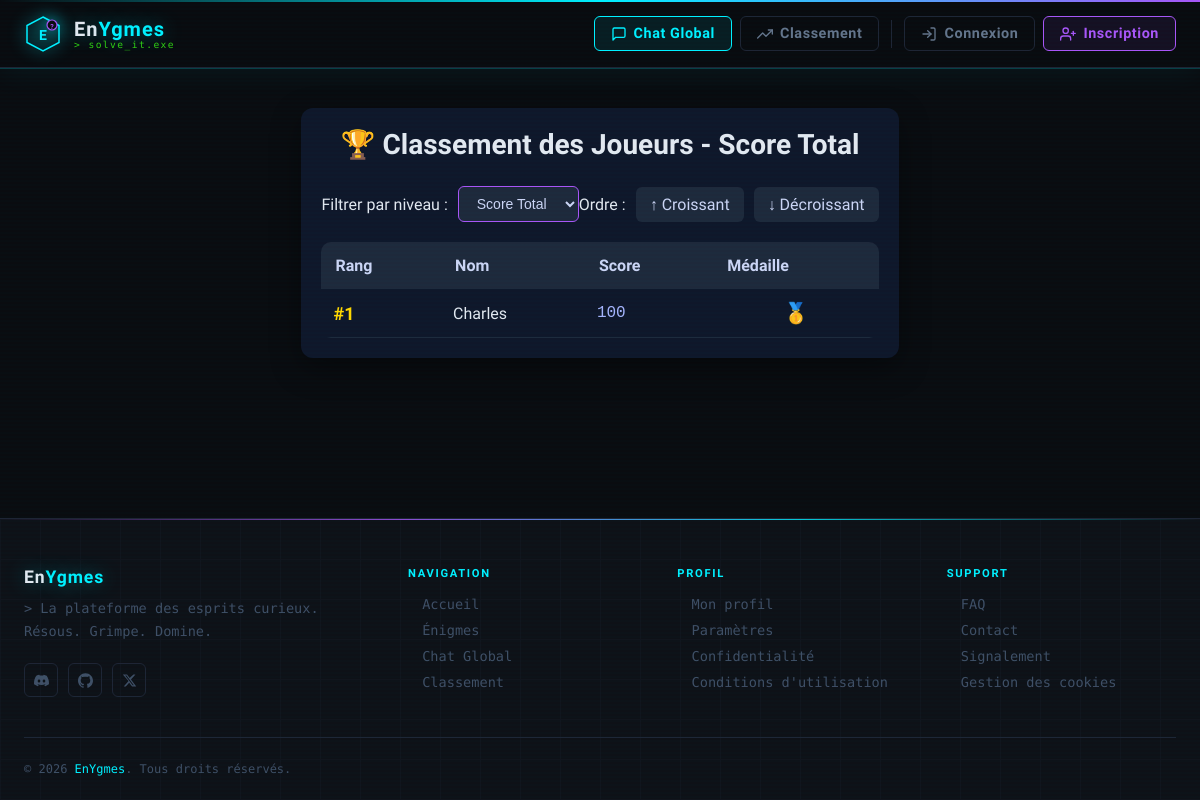
The page /layout/classement.php on the database as committed earlier.
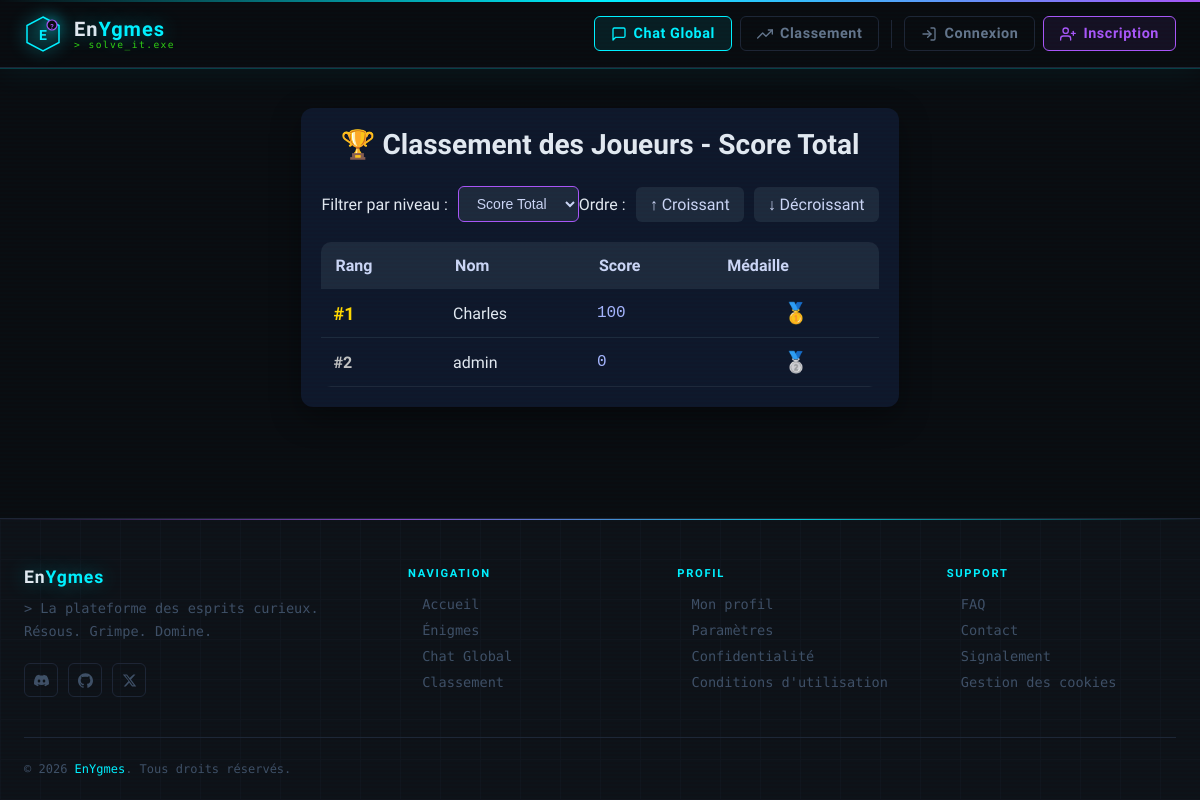
The same page on the database as committed later.
### tables this page shows
CREATE TABLE `users` (
  `id` int(11) NOT NULL,
  `username` varchar(100) NOT NULL,
  `email` varchar(100) NOT NULL,
  `password` varchar(255) NOT NULL,
  `profile_image` varchar(255) DEFAULT 'default.png',
  `total_score` int(11) DEFAULT 0,
  `is_admin` tinyint(1) DEFAULT 0,
  `created_at` timestamp NOT NULL DEFAULT current_timestamp()
);

### layout/classement.php (the view, shortened to what this page needs)
<?php
require '../config/database.php';
include '../includes/header.php';
$order = $_GET['order'] ?? 'desc';
$order = in_array($order, ['asc', 'desc']) ? $order : 'desc';
$riddle_filter = $_GET['riddle'] ?? null;
$riddle_filter = $riddle_filter ? (int)$riddle_filter : null;
try {
    if ($riddle_filter) {
        $stmt = $pdo->prepare("
            SELECT
                u.id,
                u.username,
                COALESCE(uspr.obtained_score, 0) as score
            FROM users u
            LEFT JOIN user_scores_per_riddle uspr ON u.id = uspr.user_id AND uspr.riddle_id = :riddle_id
            ORDER BY score DESC, u.username ASC
            LIMIT 10
        ");
        $stmt->bindParam(':riddle_id', $riddle_filter, PDO::PARAM_INT);
        $stmt->execute();
    } else {
        $stmt = $pdo->prepare("
            SELECT
                u.id,
                u.username,
                u.total_score as score
            FROM users u
            ORDER BY u.total_score DESC, u.username ASC
            LIMIT 10
        ");
        $stmt->execute();
    }
    $players_data = $stmt->fetchAll();
    $players = [];
    foreach ($players_data as $index => $player) {
        $player['rank'] = $index + 1;
        $players[] = $player;
    }
} catch (PDOException $e) {
    $players = [];
    $error = "Erreur lors de la récupération des joueurs : " . $e->getMessage();
}
function getMedal($rank) {
    $medals = [1 => '🥇', 2 => '🥈', 3 => '🥉'];
    return $medals[$rank] ?? '●';
}
?>
<!DOCTYPE html>
<html lang="fr">
<head>
</head>
<body>
<div class="container">
    <div class="header">
        <h1>🏆 Classement des Joueurs<?= $riddle_filter ? ' - Niveau ' . htmlspecialchars($riddle_filter) : ' - Score Total' ?></h1>
    </div>
    <div class="controls">
        <div class="control-group">
            <label> Filtrer par niveau :</label>
            <select onchange="window.location = (this.value ? '?riddle=' + this.value + '&order=<?= $order ?>' : '?order=<?= $order ?>')" style="padding: 8px 14px; border-radius: 6px; background: #1e293b; color: #cbd5f5; border: 1px solid #a855f7; cursor: pointer; font-size: 14px;">
                <option value="">Score Total</option>
            </select>
        </div>
        <div class="control-group">
            <label>Ordre :</label>
            <a href="?order=desc<?= $riddle_filter ? '&riddle=' . $riddle_filter : '' ?>" class="<?= $order === 'desc' ? 'active' : '' ?>" style="padding: 8px 14px; border-radius: 6px; text-decoration: none; background: #1e293b; cursor: pointer; color: #cbd5f5;">↑ Croissant</a>
            <a href="?order=asc<?= $riddle_filter ? '&riddle=' . $riddle_filter : '' ?>" class="<?= $order === 'asc' ? 'active' : '' ?>" style="padding: 8px 14px; border-radius: 6px; text-decoration: none; background: #1e293b; cursor: pointer; color: #cbd5f5;">↓ Décroissant</a>
        </div>
    </div>
    <table>
        <thead>
            <tr>
                <th>Rang</th>
                <th>Nom</th>
                <th>Score</th>
                <th>Médaille</th>
            </tr>
        </thead>
        <tbody>
            <?php if (empty($players)): ?>
                <tr>
                    <td colspan="4" class="empty-state">Aucun joueur trouvé</td>
                </tr>
            <?php else: ?>
            <?php foreach ($players as $player): ?>
                    <tr>
                        <td class="rank <?= $player['rank'] <= 3 ? 'top-' . $player['rank'] : '' ?>">
                            #<?= $player['rank'] ?>
                        </td>
                        <td class="name"><a href="../layout/profil.php?user_id=<?= $player['id'] ?>" style="color: inherit; text-decoration: none; cursor: pointer; transition: all 0.2s;"><?= htmlspecialchars($player['username']) ?></a></td>
                        <td class="score"><?= number_format($player['score'], 0, ',', ' ') ?></td>
                        <td class="medal"><?= getMedal($player['rank']) ?></td>
                    </tr>
                <?php endforeach; ?>
            <?php endif; ?>
        </tbody>
    </table>
</div>
</body>
</html>
<?php
include '../includes/footer.php';
?>

Rows that differ between the two databases and show on the page:
added users: id "2", username "admin", total_score "0", id "🥈"
